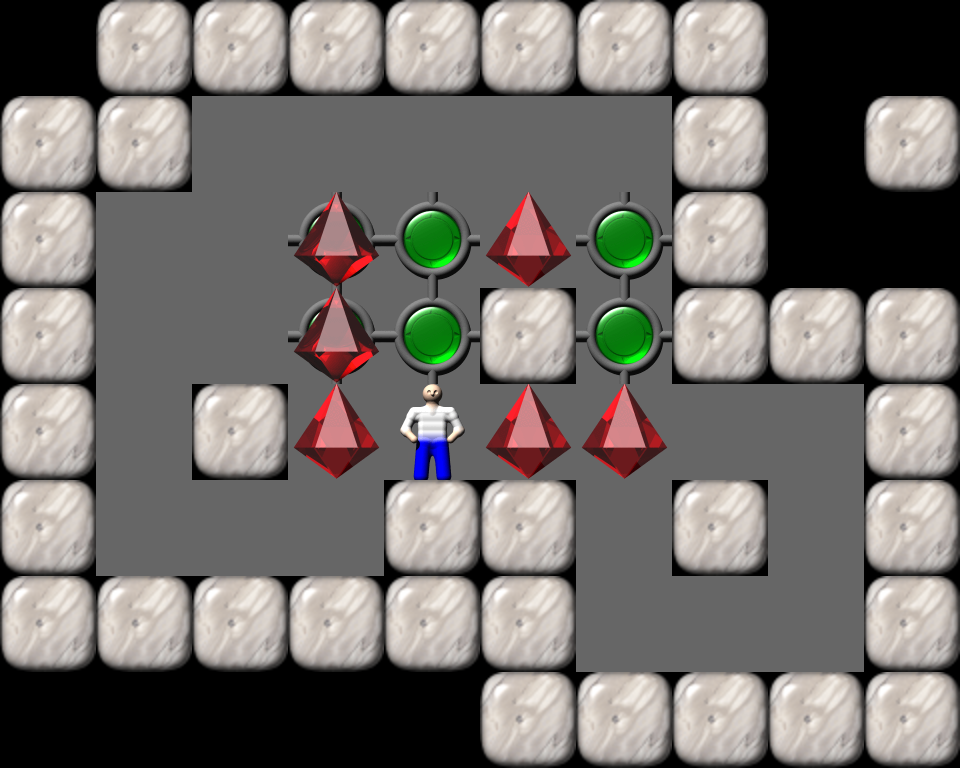

A level layout from a 2D game, rendered from its tile map. Below: a short description, then the map file with tile-grid data replaced by summaries:
An orthogonal 10x8 tile map with 96x96 px tiles, 1 tile layer (Tile Layer 1).

<map version="1.0" orientation="orthogonal" width="10" height="8" tilewidth="96" tileheight="96">
  <properties>
    <property name="Title" value="13" />
  </properties>
  <tileset source="Sokoban.tsx" firstgid="1" />
  <layer name="Tile Layer 1" width="10" height="8">
    <data>[80 cells, 80 non-empty, 7 distinct tile ids]</data>
  </layer>
</map>
